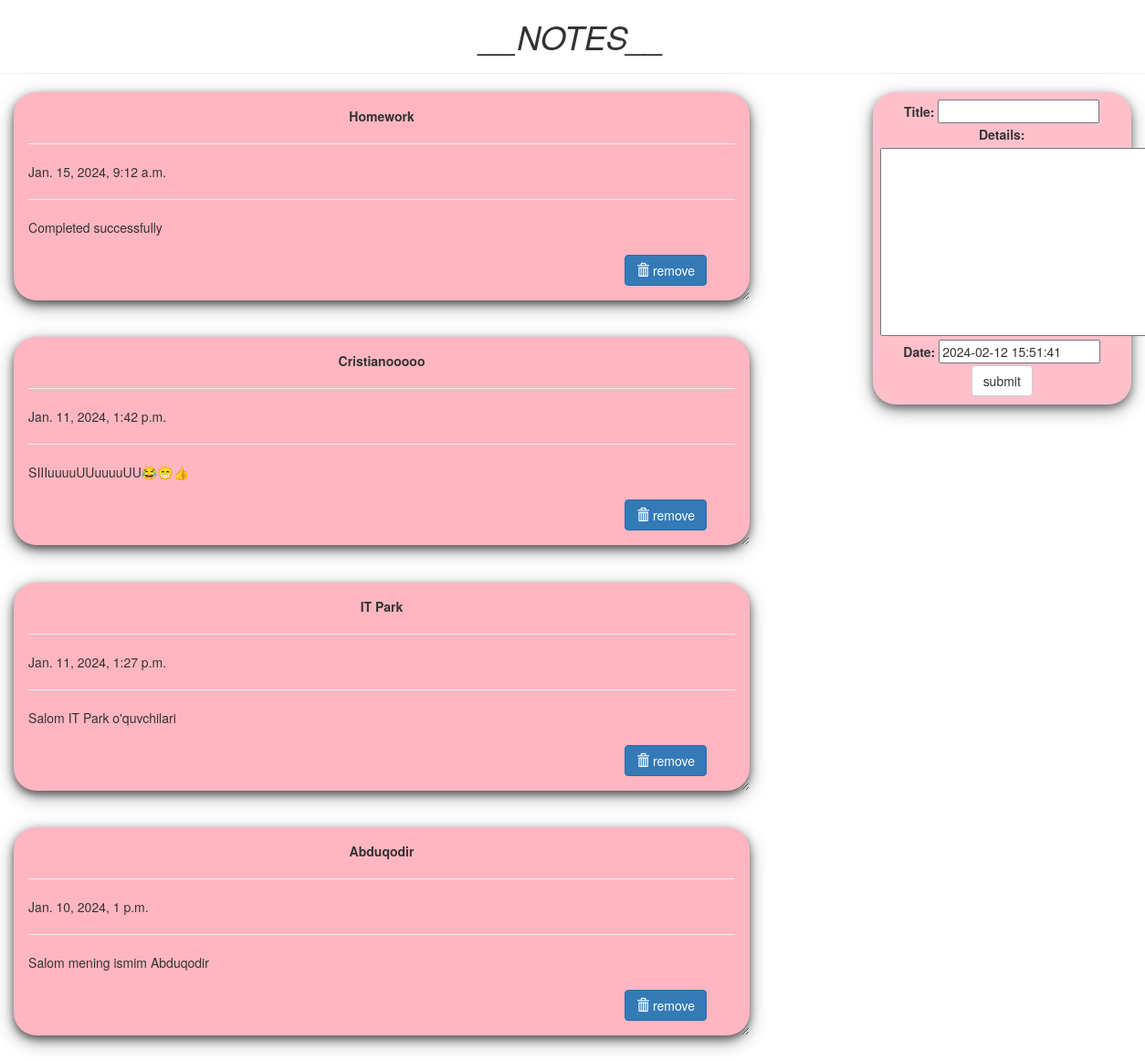
The app's page /notes/ with its own data.
### todo/models.py (models this page shows, shortened)
class Todo(models.Model):
    title = models.CharField(max_length=100)
    details = models.TextField()
    date = models.DateTimeField(default=timezone.now)

### todo/views.py (the view)
# urls.py: path("notes/", views.index, name="todo"),
def index(request):
    item_list = Todo.objects.order_by("-date")
    if request.method == "POST":
        form = TodoForms(request.POST)
        if form.is_valid():
            form.save()
            return redirect("todo")
    form = TodoForms()
    page = {
        "forms": form,
        "list": item_list,
        "title": "TODO  LIST"
    }
    return render(request, "todo.html", page)

### todo/forms.py
class TodoForms(forms.ModelForm):
    class Meta:
        model = Todo
        fields = "__all__"

### todo/templates/todo.html (shortened to what this page needs)
<!DOCTYPE html>
<html lang="en" dir="ltr">
<head>
<link rel="stylesheet" href="https://maxcdn.bootstrapcdn.com/bootstrap/3.3.7/css/bootstrap.min.css">
</head>
<body class="container-fluid">
<center class="row">
  <h1><i>__NOTES__</i></h1>
  <hr />
</center>
<div class="row">
  <div class="col-md-8">
  {% for i in list %}
  <div class="card">
    <center><b>{{i.title}}</b></center>
    <hr/>
    {{i.date}}
    <hr/>
    {{i.details}}
    <br />
    <br />
    <form action="/del/{{i.id}}" method="POST" style=" padding-right: 4%; padding-bottom: 3%;">
    <button value="remove" type="submit" class="btn btn-primary" style="float: right;"><span class="glyphicon glyphicon-trash"></span>  remove</button>
    </form>
  </div>
  {% endfor%}
  </div>
  <div class="col-md-1"> </div>
  <div class="col-md-3" >
  <div class="submit_form">
  <form method="POST">
    {{forms}}
    <center>
    <input type="submit" class="btn btn-default" value="submit" />
  </center>
  </form>
  </div>
</div>
</div>
</body>
</html>

### todo/templates/todo.html (style rules this page uses)
.card { box-shadow: 0 4px 8px 0 rgba(0,0,0,0.5), 0 6px 20px 0 rgba(0,0,0,0.39); background: lightpink; margin-bottom : 5%; border-radius: 25px; padding : 2%; overflow: auto; resize: both; text-overflow: ellipsis; }
.submit_form { text-align: center; padding: 3%; background: pink; border-radius: 25px; box-shadow: 0 4px 8px 0 rgba(0,0,0,0.4), 0 6px 20px 0 rgba(0,0,0,0.36); }

### records on screen
Todo: title "Homework", date "Jan. 15, 2024, 9:12 a.m.", details "Completed successfully"
Todo: title "Cristianooooo", date "Jan. 11, 2024, 1:42 p.m.", details "SIIIuuuuUUuuuuUU😂😁👍"
Todo: title "IT Park", date "Jan. 11, 2024, 1:27 p.m.", details "Salom IT Park o'quvchilari"
Todo: title "Abduqodir", date "Jan. 10, 2024, 1 p.m.", details "Salom mening ismim Abduqodir"
